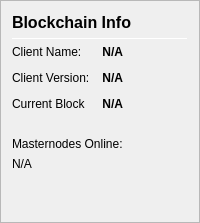
                   <widget class="QFrame" name="frame_ZerocoinBalances">
                    <property name="frameShape">
                     <enum>QFrame::StyledPanel</enum>
                    </property>
                    <property name="frameShadow">
                     <enum>QFrame::Raised</enum>
                    </property>
                    <layout class="QVBoxLayout" name="verticalLayout_7">
                     <item>
                      <layout class="QHBoxLayout" name="horizontalLayout_8" stretch="0,0">
                       <item>
                        <widget class="QLabel" name="label_5z_3">
                         <property name="minimumSize">
                          <size>
                           <width>0</width>
                           <height>20</height>
                          </size>
                         </property>
                         <property name="font">
                          <font>
                           <pointsize>12</pointsize>
                           <weight>75</weight>
                           <bold>true</bold>
                          </font>
                         </property>
                         <property name="text">
                          <string>Blockchain Info</string>
                         </property>
                        </widget>
                       </item>
                       <item>
                        <spacer name="horizontalSpacer_11">
                         <property name="orientation">
                          <enum>Qt::Horizontal</enum>
                         </property>
                         <property name="sizeHint" stdset="0">
                          <size>
                           <width>40</width>
                           <height>20</height>
                          </size>
                         </property>
                        </spacer>
                       </item>
                      </layout>
                     </item>
                     <item>
                      <widget class="Line" name="line_ZerocoinBalance">
                       <property name="minimumSize">
                        <size>
                         <width>0</width>
                         <height>1</height>
                        </size>
                       </property>
                       <property name="maximumSize">
                        <size>
                         <width>16777215</width>
                         <height>1</height>
                        </size>
                       </property>
                       <property name="orientation">
                        <enum>Qt::Horizontal</enum>
                       </property>
                      </widget>
                     </item>
                     <item>
                      <layout class="QGridLayout" name="gridLayout_5">
                       <property name="spacing">
                        <number>12</number>
                       </property>
                       <item row="1" column="1">
                        <widget class="QLabel" name="clientName">
                         <property name="font">
                          <font>
                           <weight>75</weight>
                           <bold>true</bold>
                          </font>
                         </property>
                         <property name="toolTip">
                          <string>Mature: more than 20 confirmation and more than 1 mint of the same denomination after it was minted.
These zONEX are spendable.</string>
                         </property>
                         <property name="text">
                          <string notr="true">N/A</string>
                         </property>
                         <property name="alignment">
                          <set>Qt::AlignRight|Qt::AlignTrailing|Qt::AlignVCenter</set>
                         </property>
                        </widget>
                       </item>
                       <item row="2" column="0">
                        <widget class="QLabel" name="labelzBalanceUnconfirmedText">
                         <property name="toolTip">
                          <string>Unconfirmed: less than 20 confirmations
Immature: confirmed, but less than 1 mint of the same denomination after it was minted</string>
                         </property>
                         <property name="text">
                          <string>Client Version:</string>
                         </property>
                        </widget>
                       </item>
                       <item row="1" column="0">
                        <widget class="QLabel" name="labelzBalanceMatureText">
                         <property name="toolTip">
                          <string>Mature: more than 20 confirmation and more than 1 mint of the same denomination after it was minted.
These zONEX are spendable.</string>
                         </property>
                         <property name="text">
                          <string>Client Name:</string>
                         </property>
                        </widget>
                       </item>
                       <item row="3" column="1">
                        <widget class="QLabel" name="numberOfBlocks">
                         <property name="font">
                          <font>
                           <weight>75</weight>
                           <bold>true</bold>
                          </font>
                         </property>
                         <property name="toolTip">
                          <string>Unconfirmed: less than 20 confirmations
Immature: confirmed, but less than 1 mint of the same denomination after it was minted</string>
                         </property>
                         <property name="text">
                          <string notr="true">N/A</string>
                         </property>
                         <property name="alignment">
                          <set>Qt::AlignRight|Qt::AlignTrailing|Qt::AlignVCenter</set>
                         </property>
                        </widget>
                       </item>
                       <item row="3" column="0">
                        <widget class="QLabel" name="labelzBalanceImmatureText">
                         <property name="toolTip">
                          <string>Unconfirmed: less than 20 confirmations
Immature: confirmed, but less than 1 mint of the same denomination after it was minted</string>
                         </property>
                         <property name="text">
                          <string>Current Block</string>
                         </property>
                        </widget>
                       </item>
                       <item row="2" column="1">
                        <widget class="QLabel" name="clientVersion">
                         <property name="font">
                          <font>
                           <weight>75</weight>
                           <bold>true</bold>
                          </font>
                         </property>
                         <property name="toolTip">
                          <string>Unconfirmed: less than 20 confirmations
Immature: confirmed, but less than 1 mint of the same denomination after it was minted</string>
                         </property>
                         <property name="text">
                          <string notr="true">N/A</string>
                         </property>
                         <property name="alignment">
                          <set>Qt::AlignRight|Qt::AlignTrailing|Qt::AlignVCenter</set>
                         </property>
                        </widget>
                       </item>
                       <item row="4" column="2">
                        <spacer name="horizontalSpacer_4">
                         <property name="orientation">
                          <enum>Qt::Horizontal</enum>
                         </property>
                         <property name="sizeHint" stdset="0">
                          <size>
                           <width>40</width>
                           <height>20</height>
                          </size>
                         </property>
                        </spacer>
                       </item>
                      </layout>
                     </item>
                     <item>
                      <layout class="QGridLayout" name="gridLayout_2">
                       <item row="1" column="0">
                        <widget class="QLabel" name="masternodeCount">
                         <property name="font">
                          <font>
                           <weight>50</weight>
                           <bold>false</bold>
                          </font>
                         </property>
                         <property name="cursor">
                          <cursorShape>IBeamCursor</cursorShape>
                         </property>
                         <property name="toolTip">
                          <string>Your current zONEX balance, unconfirmed and immature zONEX included.</string>
                         </property>
                         <property name="text">
                          <string notr="true">N/A</string>
                         </property>
                         <property name="alignment">
                          <set>Qt::AlignLeading|Qt::AlignLeft|Qt::AlignVCenter</set>
                         </property>
                         <property name="textInteractionFlags">
                          <set>Qt::LinksAccessibleByMouse|Qt::TextSelectableByKeyboard|Qt::TextSelectableByMouse</set>
                         </property>
                        </widget>
                       </item>
                       <item row="0" column="0">
                        <widget class="QLabel" name="labelzBalanceText">
                         <property name="toolTip">
                          <string>Your current zONEX balance, unconfirmed and immature zONEX included.</string>
                         </property>
                         <property name="text">
                          <string>Masternodes Online: </string>
                         </property>
                        </widget>
                       </item>
                      </layout>
                     </item>
                     <item>
                      <spacer name="verticalSpacer_4">
                       <property name="orientation">
                        <enum>Qt::Vertical</enum>
                       </property>
                       <property name="sizeHint" stdset="0">
                        <size>
                         <width>20</width>
                         <height>40</height>
                        </size>
                       </property>
                      </spacer>
                     </item>
                    </layout>
                   </widget>
